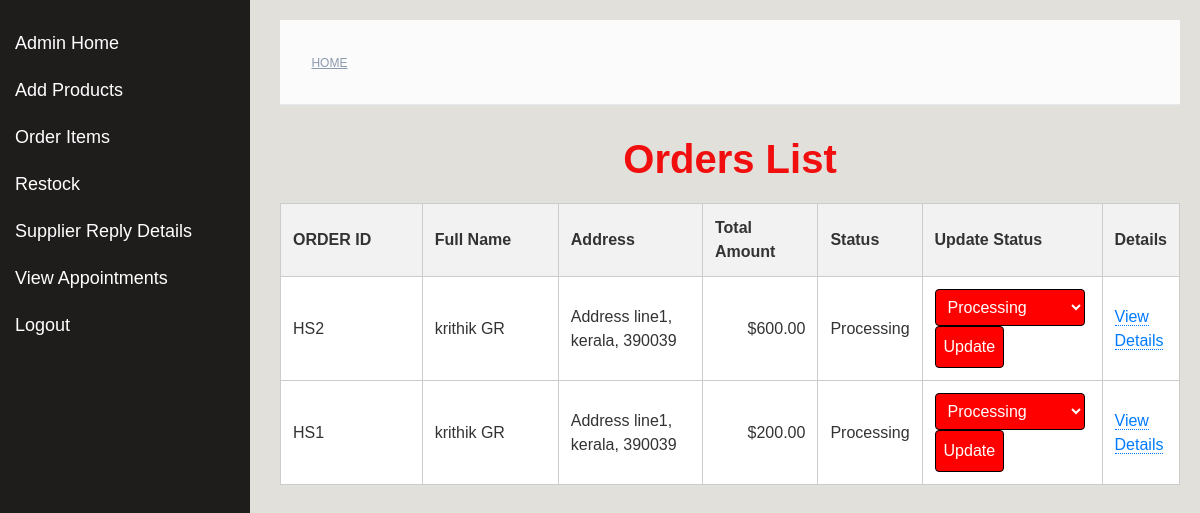
/adminpageorder/ (signed in), run on the app's committed database.
### myapp/models.py (models this page shows, shortened)
class Order(models.Model):
    STATUS_CHOICES = [
        ('processing', 'Processing'),
        ('out_for_delivery', 'Out for Delivery'),
        ('shipped', 'Shipped'),
        ('delivered', 'Delivered'),
    ]
    user = models.ForeignKey(User, on_delete=models.CASCADE, default=False)
    fullname = models.CharField(max_length=255)
    address = models.CharField(max_length=255)
    city = models.CharField(max_length=100)
    postal_code = models.CharField(max_length=10)
    total_amount = models.DecimalField(max_digits=10, decimal_places=2)
    status = models.CharField(max_length=20, choices=STATUS_CHOICES, default='processing')
    created_at = models.DateTimeField(auto_now_add=True)

### myapp/views.py (the view)
# urls.py: path('adminpageorder/', views.admin_order_view, name='adminorders'),
@login_required
def admin_order_view(request):
    orders = Order.objects.all()
    context = {'orders': orders}
    return render(request, 'order_list_and_detail.html', context)

### myapp/templates/order_list_and_detail.html (shortened to what this page needs)
{% load static %}
<!DOCTYPE html>
<html lang="en">
<head>
    <link href="https://cdn.jsdelivr.net/npm/bootstrap@5.3.3/dist/css/bootstrap.min.css" rel="stylesheet">
    <link rel="stylesheet" href="{% static 'css/font-awesome.min.css' %}">
    <link type="text/css" rel="stylesheet" href="{% static 'css/style.css' %}">
</head>
<body>
    <div class="sidebar">
      <a href="{% url 'adminpage' %}">Admin Home</a>
      <a href="{% url 'admin_add' %}">Add Products</a>
      <a href="{% url 'adminorders' %}">Order Items</a>
      <a href="{% url 'reoder' %}">Restock</a>
      <a href="{% url 'supplier_replies' %}">Supplier Reply Details</a>
      <a href="{% url 'admin_appointment_list' %}">View Appointments</a>
      <a href="{% url 'user_logout' %}">Logout</a>
    </div>
    <div class="content">
        <div id="breadcrumb" class="section">
            <div class="container">
                <div class="row">
                    <div class="col-md-12">
                        <ul class="breadcrumb-tree">
                            <li><a href="{% url 'index' %}">Home</a></li>
                        </ul>
                    </div>
                </div>
            </div>
        </div>
        <h1>Orders List</h1>
        <table>
          <thead>
              <tr>
                  <th>ORDER ID</th>
                  <th>Full Name</th>
                  <th>Address</th>
                  <th>Total Amount</th>
                  <th>Status</th>
                  {% if request.user.is_superuser %}
                  <th>Update Status</th>
                  {% endif %}
                  <th>Details</th>
              </tr>
          </thead>
          <tbody>
              {% for order in orders reversed %}
              {% if request.user.is_superuser or order.user == request.user %}
              <tr class="{{ order.status }} animate_animated animate_fadeInUp">
                  <td>HS{{ order.id }}</td>
                  <td>{{ order.fullname }}</td>
                  <td>{{ order.address }}, {{ order.city }}, {{ order.postal_code }}</td>
                  <td>${{ order.total_amount }}</td>
                  <td>{{ order.get_status_display }}</td>
                  {% if request.user.is_superuser %}
                  <td>
                      <form action="{% url 'update_status' order.id %}" method="post">
                          <select name="status">
                              <option value="processing">Processing</option>
                          </select>
                          <button type="submit">Update</button>
                      </form>
                  </td>
                  {% endif %}
                  <td><a href="{% url 'order_detail' order.id %}" class="view-details-link">View Details</a></td>
              </tr>
              {% endif %}
              {% endfor %}
          </tbody>
      </table>
    </div>
</body>
</html>

### myapp/static/css/style.css (style rules this page uses)
body { font-family: 'Montserrat', sans-serif; font-weight: 400; color: #333; }
h1, h2, h3, h4, h5, h6 { color: #2B2D42; font-weight: 700; margin: 0 0 10px; }
a { color: #2B2D42; font-weight: 500; -webkit-transition: 0.2s color; transition: 0.2s color; }
ul, ol { margin: 0; padding: 0; list-style: none }
.section { padding-top: 30px; padding-bottom: 30px; }
#breadcrumb { padding: 30px 0px; background: #FBFBFC; border-bottom: 1px solid #E4E7ED; margin-bottom: 30px; }
#breadcrumb .breadcrumb-tree { display: inline-block; }
#breadcrumb .breadcrumb-tree li { display: inline-block; font-size: 12px; font-weight: 500; text-transform: uppercase; }
#breadcrumb .breadcrumb-tree li a { color: #8D99AE; }

### myapp/templates/order_list_and_detail.html (style rules this page uses)
body { font-family: Arial, sans-serif; margin: 0; padding: 0; background-color: #e2e0db; }
.sidebar { height: 100%; width: 250px; position: fixed; top: 0; left: 0; background-color: #1f1c1c; padding-top: 20px; }
.sidebar a { padding: 10px 15px; text-decoration: none; font-size: 18px; color: #ffffff; display: block; transition: 0.3s; }
.content { margin-left: 260px; padding: 20px; }
h1 { text-align: center; margin: 20px 0; color: #f10e0e; }
table { width: 100%; border-collapse: collapse; border: 1px solid #e13a3a; background-color: #ffffff; }
th, td { padding: 12px; border: 1px solid #ccc; }
th { background-color: #f2f2f2; color: #333; text-align: left; }
td:first-child, td:nth-child(2), td:nth-child(3) { width: 20%; }
td:nth-child(4) { width: 15%; text-align: right; }
.view-details-link { color: #007bff; text-decoration: none; border-bottom: 1px dotted #007bff; }
form { display: inline-block; margin: 0; }
select, button { padding: 8px; border: 1px solid #000000; border-radius: 4px; margin-right: 5px; background-color: #ff0000; color: #ffffff; cursor: pointer; }

### data on the page
Order: id "2", fullname "krithik GR", address "Address line1", city "kerala", postal_code "390039", total_amount "600.00", status "Processing"
Order: id "1", fullname "krithik GR", address "Address line1", city "kerala", postal_code "390039", total_amount "200.00", status "Processing"
